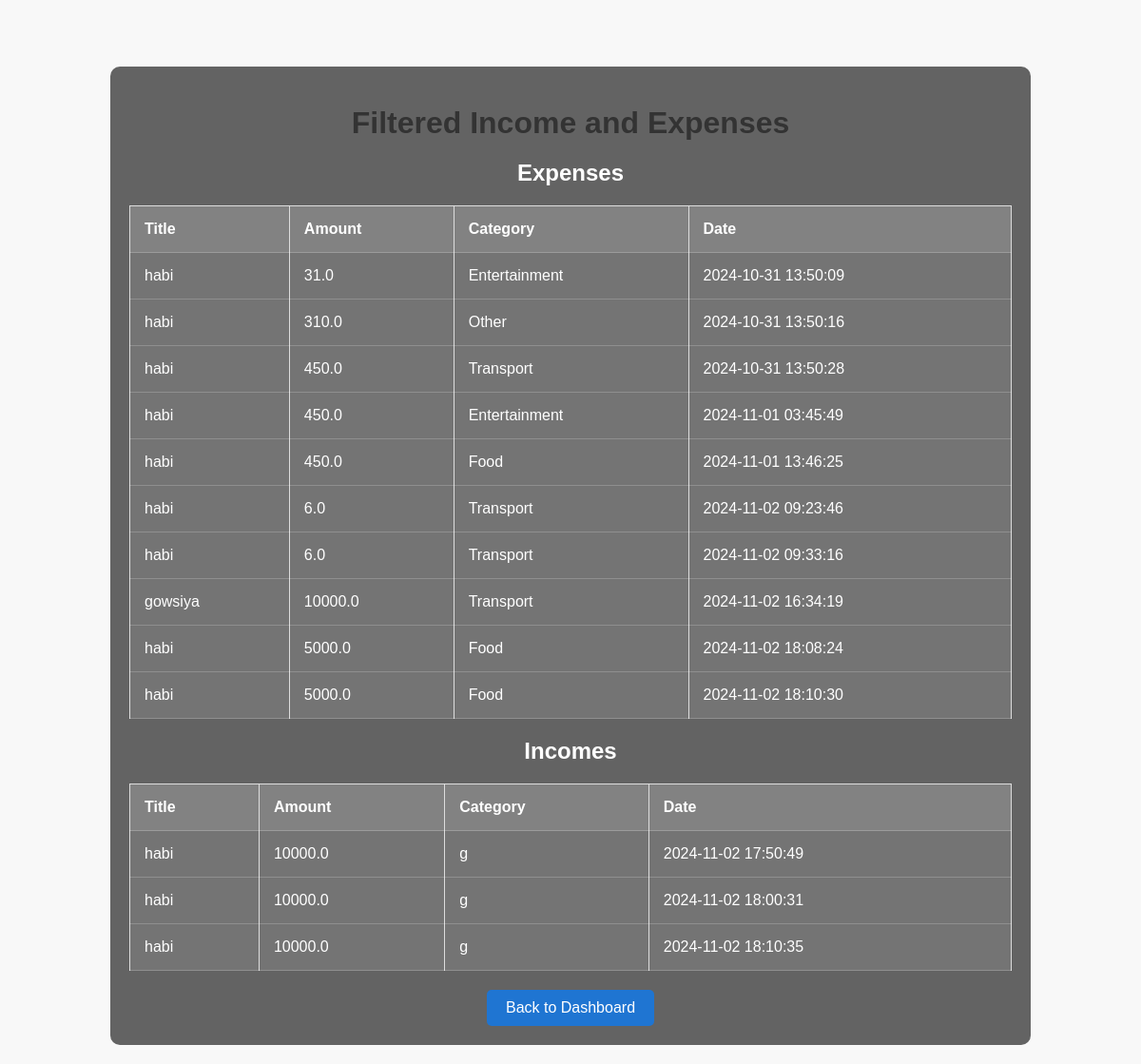
/filter-data/7, run on the app's committed database.
### tables this page shows
CREATE TABLE expenditures (
            id INTEGER PRIMARY KEY AUTOINCREMENT,
            title TEXT NOT NULL,
            amount REAL NOT NULL,
            category TEXT NOT NULL,
            date TIMESTAMP DEFAULT CURRENT_TIMESTAMP
        );

CREATE TABLE incomes (
        id INTEGER PRIMARY KEY AUTOINCREMENT,
        title TEXT NOT NULL,
        amount REAL NOT NULL,
        category TEXT NOT NULL,
        date TIMESTAMP DEFAULT CURRENT_TIMESTAMP
    );

### app.py (the view)
@app.route('/filter-data/<period>')
def filter_data(period):
    conn = get_db_connection()
    query = 'SELECT * FROM expenditures WHERE 1=1'
    income_query = 'SELECT * FROM incomes WHERE 1=1'
    filters = []
    if period != 'all':
        days = int(period)
        start_date = datetime.now() - timedelta(days=days)
        query += ' AND date >= ?'
        income_query += ' AND date >= ?'
        filters.append(start_date)
    expenditures = conn.execute(query, filters).fetchall()
    incomes = conn.execute(income_query, filters).fetchall()
    conn.close()
    return render_template('filtered_data.html', expenditures=expenditures, incomes=incomes)

### app.py (called while the page is built)
def get_db_connection():
    conn = sqlite3.connect('expenditure.db')
    conn.row_factory = sqlite3.Row  # Access columns by name
    return conn

### templates/filtered_data.html (shortened to what this page needs)
<!DOCTYPE html>
<html lang="en">
<head>
    <link rel="stylesheet" href="{{ url_for('static', filename='styles.css') }}">
</head>
<body>
    <div class="video-container">
        <video autoplay muted loop>
            <source src="{{ url_for('static', filename='graphs.mp4') }}" type="video/mp4">
        </video>
    </div>
    <div class="content-container">
        <div class="content">
            <h1>Filtered Income and Expenses</h1>
            <h2>Expenses</h2>
            <table>
                <tr>
                    <th>Title</th>
                    <th>Amount</th>
                    <th>Category</th>
                    <th>Date</th>
                </tr>
                {% for expense in expenditures %}
                <tr>
                    <td>{{ expense['title'] }}</td>
                    <td>{{ expense['amount'] }}</td>
                    <td>{{ expense['category'] }}</td>
                    <td>{{ expense['date'] }}</td>
                </tr>
                {% endfor %}
            </table>
            <h2>Incomes</h2>
            <table>
                <tr>
                    <th>Title</th>
                    <th>Amount</th>
                    <th>Category</th>
                    <th>Date</th>
                </tr>
                {% for income in incomes %}
                <tr>
                    <td>{{ income['title'] }}</td>
                    <td>{{ income['amount'] }}</td>
                    <td>{{ income['category'] }}</td>
                    <td>{{ income['date'] }}</td>
                </tr>
                {% endfor %}
            </table>
            <a href="{{ url_for('dashboard') }}">Back to Dashboard</a>
        </div>
    </div>
</body>
</html>

### static/styles.css (style rules this page uses)
body { font-family: Arial, sans-serif; background-color: #f8f8f8; margin: 0; padding: 20px; }
h1 { color: #333; }
table { width: 100%; border-collapse: collapse; margin-top: 20px; }
th, td { border: 1px solid #ddd; padding: 8px; }
th { background-color: #f2f2f2; }

### templates/filtered_data.html (style rules this page uses)
body, html { margin: 0; padding: 0; height: 100%; font-family: Arial, sans-serif; color: #fff; overflow: hidden; }
.video-container { position: fixed; top: 0; left: 0; width: 100%; height: 100%; z-index: -1; overflow: hidden; }
.video-container video { min-width: 100%; min-height: 100%; object-fit: cover; }
.content-container { position: relative; height: 100vh; overflow-y: auto; z-index: 1; padding: 20px; box-sizing: border-box; display: flex; justify-content: center; align-items: flex-start; }
.content { width: 80%; background: rgba(0, 0, 0, 0.6); border-radius: 10px; padding: 20px; margin-top: 50px; color: #fff; }
h1, h2 { text-align: center; margin-bottom: 20px; }
table { width: 100%; border-collapse: collapse; margin-bottom: 20px; }
table th, table td { padding: 15px; text-align: left; background: rgba(255, 255, 255, 0.1); border-bottom: 1px solid rgba(255, 255, 255, 0.2); }
table th { background: rgba(255, 255, 255, 0.2); font-weight: bold; }
a { display: block; width: fit-content; margin: 20px auto 0; padding: 10px 20px; color: #fff; background: rgba(0, 123, 255, 0.7); border-radius: 5px; text-align: center; text-decoration: none; transition: background 0.3s ease; }

### data on the page
expenditures: title "habi", amount "31.0", category "Entertainment", date "2024-10-31 13:50:09"
expenditures: title "habi", amount "310.0", category "Other", date "2024-10-31 13:50:16"
expenditures: title "habi", amount "450.0", category "Transport", date "2024-10-31 13:50:28"
expenditures: title "habi", amount "450.0", category "Entertainment", date "2024-11-01 03:45:49"
expenditures: title "habi", amount "450.0", category "Food", date "2024-11-01 13:46:25"
expenditures: title "habi", amount "6.0", category "Transport", date "2024-11-02 09:23:46"
expenditures: title "habi", amount "6.0", category "Transport", date "2024-11-02 09:33:16"
expenditures: title "gowsiya", amount "10000.0", category "Transport", date "2024-11-02 16:34:19"
expenditures: title "habi", amount "5000.0", category "Food", date "2024-11-02 18:08:24"
expenditures: title "habi", amount "5000.0", category "Food", date "2024-11-02 18:10:30"
incomes: title "habi", amount "10000.0", category "g", date "2024-11-02 17:50:49"
incomes: title "habi", amount "10000.0", category "g", date "2024-11-02 18:00:31"
incomes: title "habi", amount "10000.0", category "g", date "2024-11-02 18:10:35"
